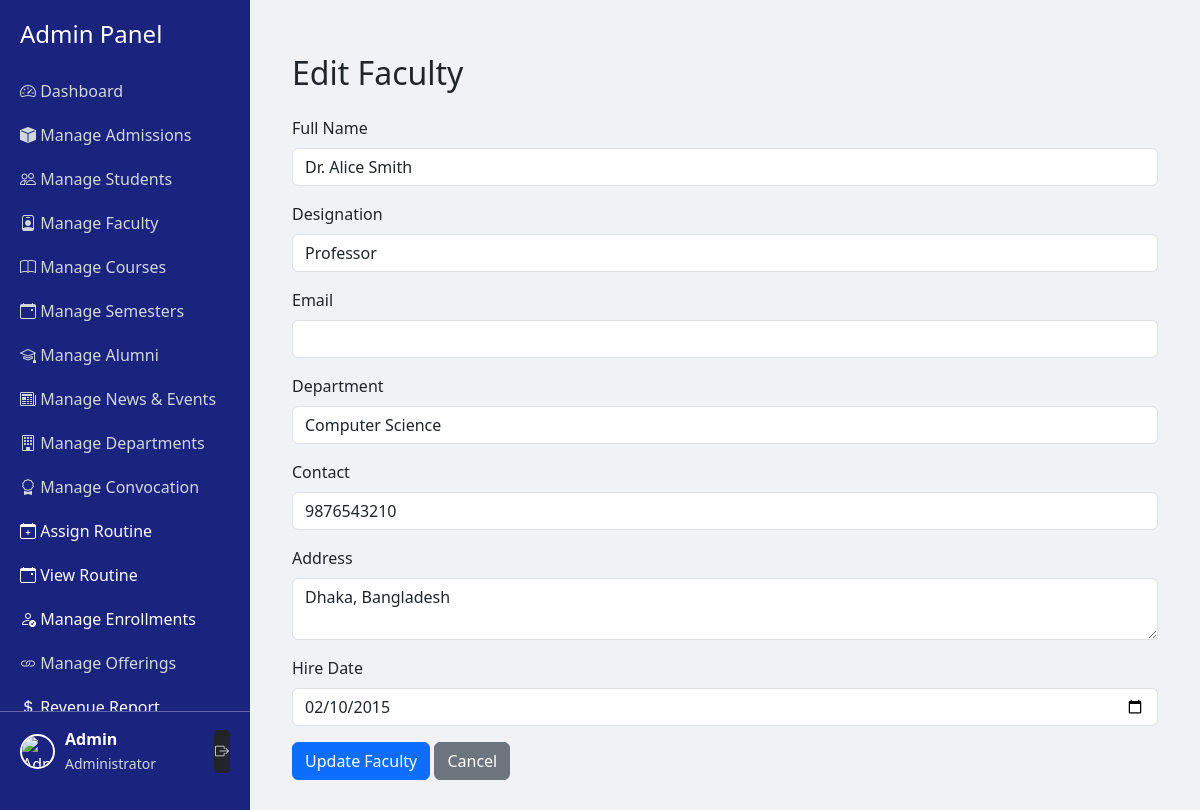
Screenshot of /admin/edit_faculty.php?id=1 (signed in) with the database file from the repository.
### tables this page shows
CREATE TABLE `faculty` (
  `faculty_id` int(11) NOT NULL,
  `user_id` int(11) NOT NULL,
  `full_name` varchar(150) NOT NULL,
  `designation` varchar(100) DEFAULT NULL,
  `department` varchar(100) DEFAULT NULL,
  `contact` varchar(50) DEFAULT NULL,
  `address` text DEFAULT NULL,
  `hire_date` date DEFAULT NULL
);

### admin/edit_faculty.php (the view, shortened to what this page needs)
<?php
require_once __DIR__ . "/../app/config/db.php";
$faculty_id = $_GET['id'];
$stmt = $DB_con->prepare("SELECT * FROM faculty WHERE faculty_id = :id");
$stmt->execute([':id' => $faculty_id]);
$faculty = $stmt->fetch(PDO::FETCH_ASSOC);
?>
<?php include 'admin_header.php'; ?>
<div class="container mt-4">
    <h2 class="mb-4">Edit Faculty</h2>
    <form method="POST">
        <div class="mb-3">
            <label class="form-label">Full Name</label>
            <input type="text" name="full_name" class="form-control" value="<?= htmlspecialchars($faculty['full_name']) ?>" required>
        </div>
        <div class="mb-3">
            <label class="form-label">Designation</label>
            <input type="text" name="designation" class="form-control" value="<?= htmlspecialchars($faculty['designation']) ?>" required>
        </div>
        <div class="mb-3">
            <label class="form-label">Email</label>
            <input type="email" name="email" class="form-control" value="<?= htmlspecialchars($faculty['email']) ?>">
        </div>
        <div class="mb-3">
            <label class="form-label">Department</label>
            <input type="text" name="department" class="form-control" value="<?= htmlspecialchars($faculty['department']) ?>" required>
        </div>
        <div class="mb-3">
            <label class="form-label">Contact</label>
            <input type="text" name="contact" class="form-control" value="<?= htmlspecialchars($faculty['contact']) ?>" required>
        </div>
        <div class="mb-3">
            <label class="form-label">Address</label>
            <textarea name="address" class="form-control" rows="2"><?= htmlspecialchars($faculty['address']) ?></textarea>
        </div>
        <div class="mb-3">
            <label class="form-label">Hire Date</label>
            <input type="date" name="hire_date" class="form-control" value="<?= htmlspecialchars($faculty['hire_date']) ?>" required>
        </div>
        <button type="submit" class="btn btn-primary">Update Faculty</button>
        <a href="manage_faculty.php" class="btn btn-secondary">Cancel</a>
    </form>
</div>
<?php include 'admin_footer.php'; ?>

### admin/admin_header.php (style rules this page uses)
body { display: flex; min-height: 100vh; margin: 0; }

### rows the page displays
faculty: full_name "Dr. Alice Smith", designation "Professor", department "Computer Science", contact "9876543210", address "Dhaka, Bangladesh", hire_date "02/10/2015"

### other values shown
$_SESSION['admin_name'] "Admin"
